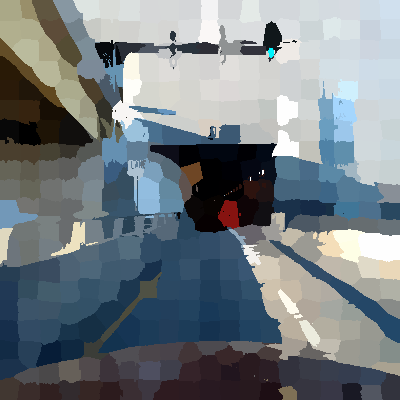
#> input picture segmented-image.png, 400 x 400 px
$ python lab_threshold_util.py segmented-image.png
#> lines starting #> are read from the running program, lines starting #| are printed output that depends on the picture; after the words box and inside, x2 and y2 are one past the last pixel; in counts of white or black regions, pixels touching at a corner belong together

import cv2
import numpy as np
import sys
import os


'''
[29 29 29]
[163 163 163]


[  0 105  51]
[106 164 177]

Latest SLIC Fin.
[  0 106 114]
[ 99 168 163]

'''

def Lab_Segmentation(image,L_lower, L_upper, a_lower, a_upper, b_lower, b_upper):
    lowerRange= np.array([L_lower, a_lower, b_lower] , dtype="uint8")
    upperRange= np.array([L_upper, a_upper, b_upper], dtype="uint8")
    mask = image[:].copy()
    print(lowerRange)
    print(upperRange)
    # imageLab = cv2.cvtColor(image, cv2.COLOR_BGR2Lab)
    imageRange = cv2.inRange(image,lowerRange, upperRange)

    mask[:,:,0] = imageRange
    mask[:,:,1] = imageRange
    mask[:,:,2] = imageRange

    kernel = cv2.getStructuringElement(cv2.MORPH_ELLIPSE, (5, 5))
    closing = cv2.morphologyEx(mask, cv2.MORPH_CLOSE, kernel)
    faceLab = cv2.bitwise_and(image,mask)

    return faceLab


def nothing(x):
    pass

def main(argv):


    image = cv2.imread('segmented-image.png')
#> image is the input picture: shape (400, 400, 3); mean B, G, R 129.6, 124.1, 115.6

    lab_image = cv2.cvtColor(image, cv2.COLOR_BGR2LAB)
#> lab_image: shape (400, 400, 3); mean of channels 0, 1, 2 128.3, 127.2, 123.8
    cv2.namedWindow("Output")

    cv2.createTrackbar("L_lower", "Output", 0,255,nothing )
#> slider 'L_lower' is set to 51
    cv2.createTrackbar("L_upper", "Output", 0,255,nothing )
#> slider 'L_upper' is set to 255

    cv2.createTrackbar("a_lower", "Output", 0,255,nothing )
#> slider 'a_lower' is set to 51
    cv2.createTrackbar("a_upper", "Output", 0,255,nothing )
#> slider 'a_upper' is set to 255

    cv2.createTrackbar("b_lower", "Output", 0,255,nothing )
#> slider 'b_lower' is set to 51
    cv2.createTrackbar("b_upper", "Output", 0,255,nothing )
#> slider 'b_upper' is set to 255


    while(True):
        # Get the user params

        L_lower = cv2.getTrackbarPos("L_lower", "Output")
        L_upper = cv2.getTrackbarPos("L_upper", "Output")

        a_lower = cv2.getTrackbarPos("a_lower", "Output")
        a_upper = cv2.getTrackbarPos("a_upper", "Output")

        b_lower = cv2.getTrackbarPos("b_lower", "Output")
        b_upper = cv2.getTrackbarPos("b_upper", "Output")


        segmented_lab = Lab_Segmentation(lab_image, L_lower, L_upper, a_lower, a_upper, b_lower, b_upper)
#> in Lab_Segmentation, `imageRange = cv2.inRange(image,lowerRange, upperRange)`:
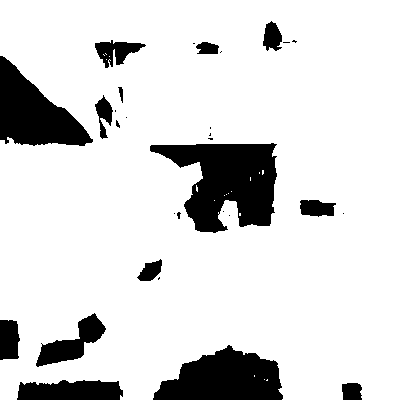
#> imageRange: shape (400, 400); 85.5% white; 30 black regions (16 under 20 px), largest, box (x1, y1, x2, y2) and area: (150, 143, 277, 233) 6951, (153, 345, 283, 400) 4854, (0, 56, 93, 146) 4481
#> in Lab_Segmentation, `mask[:,:,0] = imageRange`: mask: shape (400, 400, 3); mean of channels 0, 1, 2 217.9, 127.2, 123.8
#> in Lab_Segmentation, `mask[:,:,1] = imageRange`: mask: shape (400, 400, 3); mean of channels 0, 1, 2 217.9, 217.9, 123.8
#> in Lab_Segmentation, `mask[:,:,2] = imageRange`: mask: shape (400, 400, 3); mean of channels 0, 1, 2 217.9, 217.9, 217.9
#> in Lab_Segmentation, `closing = cv2.morphologyEx(mask, cv2.MORPH_CLOSE, kernel)`: closing: shape (400, 400, 3); mean of channels 0, 1, 2 218.6, 218.6, 218.6
#> in Lab_Segmentation, `faceLab = cv2.bitwise_and(image,mask)`: faceLab: shape (400, 400, 3); mean of channels 0, 1, 2 124.9, 108.1, 105.5
        # Display the image
        cv2.imshow("Output", segmented_lab)
        if cv2.waitKey(1) & 0xFF == ord('q'):
#> (key q is pressed here)
            break

    cv2.destroyAllWindows()
    # Print the user params


if __name__ == '__main__':
    main(sys.argv[1:])


# image = cv2.GaussianBlur(image,(5,5),0)

# edges = cv2.Canny(gray, 50, 200)
# cv2.imwrite('pitt_lab.jpeg', image)
